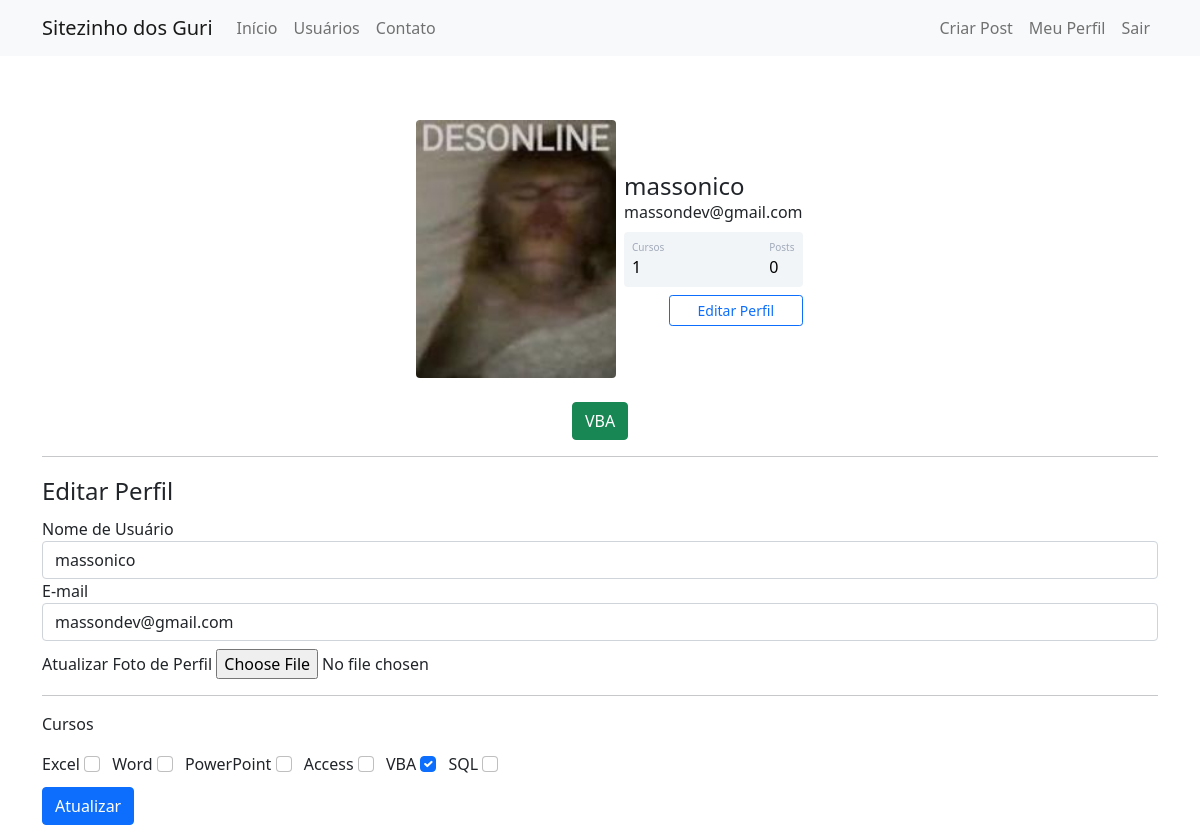
Page /perfil/editar (signed in) on the committed database.
### sitedosguri/models.py (models this page shows)
class User(database.Model, UserMixin):
    id = database.Column(database.Integer, primary_key=True)
    username = database.Column(database.String(20), unique=True, nullable=False)
    email = database.Column(database.String(120), unique=True, nullable=False)
    image_file = database.Column(database.String(20), nullable=False, default='default.jpg')
    password = database.Column(database.String(60), nullable=False)
    cursos = database.Column(database.String, nullable=False, default='Não Informado.')
    posts = database.relationship('Post', backref='author', lazy=True)

### sitedosguri/routes.py (the view)
@client.route('/perfil/editar', methods=['GET'])
@login_required
def edit_profile():
    error = request.args.get('error')
    if error:
        flash('Erro ao atualizar perfil', 'danger')
    form_edit_profile = FormEditProfile()
    form_edit_profile.username.data = current_user.username
    form_edit_profile.email.data = current_user.email
    if 'Excel' in current_user.cursos:
        form_edit_profile.curso_excel.data = True
    if 'Word' in current_user.cursos:
        form_edit_profile.curso_word.data = True
    if 'PowerPoint' in current_user.cursos:
        form_edit_profile.curso_powerpoint.data = True
    if 'Access' in current_user.cursos:
        form_edit_profile.curso_access.data = True
    if 'VBA' in current_user.cursos:
        form_edit_profile.curso_vba.data = True
    if 'SQL' in current_user.cursos:
        form_edit_profile.curso_sql.data = True
    profile_photo = url_for('static', filename=f'profile_photos/{current_user.image_file}')
    return render_template('editprofile.html', formEditProfile=form_edit_profile, profile_photo=profile_photo)

### sitedosguri/forms.py (shortened to what this page needs)
class FormEditProfile(FlaskForm):
    username = StringField('Nome de Usuário', validators=[DataRequired()])
    email = StringField('E-mail', validators=[DataRequired(), Email()])
    picture = FileField('Atualizar Foto de Perfil' ,validators=[FileAllowed(['jpg', 'png', 'jpeg'])])
    editProfilesubmit = SubmitField('Atualizar')
    curso_excel = BooleanField('Excel')
    curso_word = BooleanField('Word')
    curso_powerpoint = BooleanField('PowerPoint')
    curso_access = BooleanField('Access')
    curso_vba = BooleanField('VBA')
    curso_sql = BooleanField('SQL')

### sitedosguri/models.py (called while the page is built)
@login_manager.user_loader
def load_user(id_usuario):
    return User.query.get(int(id_usuario))

### sitedosguri/templates/editprofile.html (shortened to what this page needs)
{% extends 'perfil.html' %}
{% block formEditProfile %}
<div class="container">
        <hr>
        <div class="row">
            <div class="col">
                <form method="POST" action="{{ url_for('edit_profile_post') }}" enctype="multipart/form-data">
                    <legend>Editar Perfil</legend>
                    <fieldset>
                        <div class="form-group">
                            {{ formEditProfile.username.label(class="form-control-label") }}
                            {% if formEditProfile.username.errors %}
                            {{ formEditProfile.username(class="form-control is-invalid") }}
                                <div class="invalid-feedback">
                                    {% for error in formEditProfile.username.errors %}
                                        {{ error }}
                                    {% endfor %}
                                </div>
                            {% else %}
                                {{ formEditProfile.username(class="form-control") }}
                            {% endif %}
                        </div>
                        <div class="form-group">
                            {{ formEditProfile.email.label(class="form-control-label") }}
                            {% if formEditProfile.email.errors %}
                                {{ formEditProfile.email(class="form-control is-invalid") }}
                            <div class="invalid-feedback">
                                {% for error in formEditProfile.email.errors %}
                                    {{ error }}
                                {% endfor %}
                            </div>
                            {% else %}
                                {{ formEditProfile.email(class="form-control") }}
                            {% endif %}
                        </div>
                        <div class="form-group mt-2">
                            {{ formEditProfile.picture.label }}
                            {{ formEditProfile.picture(class="form-control-file") }}
                        </div>
                        <hr>
                        <p>Cursos</p>
                        {% for campo in formEditProfile %}
                            {% if 'curso_' in campo.name %}
                        <div class="form-group campos">
                            {{ campo.label(class="form-check-label")}}
                            {{ campo(class="form-check-input me-2")}}
                        </div>
                            {% endif %}
                        {% endfor %}
                    </fieldset>
                    {{ formEditProfile.editProfilesubmit(class="btn btn-primary mt-2") }}
                </form>
            </div>
        </div>
    </div>
{% endblock %}

### sitedosguri/templates/perfil.html
{% extends 'base.html' %}
{% block body %}
    <div class="container mt-5 d-flex justify-content-center">
        <div class="card p-3">
            <div class="d-flex align-items-center">
                <div class="image pe-2"> <img src="{{ profile_photo }}" class="rounded" width="200"> </div>
                <div class="ml-3 w-100">
                    <h4 class="mb-0 mt-0">{{ current_user.username }}</h4> <span>{{ current_user.email }}</span>
                    <div class="p-2 mt-2 bg-primary d-flex justify-content-between rounded text-white stats">
                        {% if 'Não Informado.' in current_user.cursos or current_user.cursos == '' %}
                          <div class="d-flex flex-column"> <span class="articles">Cursos</span> <span class="number1">0</span> </div>
                        {% else %}
                            <div class="d-flex flex-column"> <span class="articles">Cursos</span> <span class="number1">{{ current_user.cursos.count(';') + 1 }}</span> </div>
                        {% endif %}
                        <div class="d-flex flex-column"> <span class="rating">Posts</span> <span class="number3">0</span> </div>
                    </div>
                    <div class="button mt-2 d-flex flex-row align-items-center">
                        <a class="w-100" href="{{ url_for('edit_profile') }}">
                            <button class="btn btn-sm btn-outline-primary w-100">Editar Perfil</button>
                        </a>
                    </div>
                </div>
            </div>
        </div>
    </div>
    <div class="row justify-content-center">
        <div class="col col-4" style="text-align: center">
        {% if 'Não Informado' in current_user.cursos or current_user.cursos == '' %}
            <strong></strong><br>
        {% else %}
            {% for curso in current_user.cursos.split(';') %}
                <button type="button" class="btn btn-success mt-2">{{ curso }}</button>
            {% endfor %}
        {% endif %}
        </div>
    </div>
{% block formEditProfile %}
{% endblock %}
{% endblock %}

### sitedosguri/static/style.css (style rules this page uses)
.card { width: 400px; border: none; border-radius: 10px; background-color: #fff; }
.stats { background: #f2f5f8 !important; color: #000 !important; }
.articles { font-size:10px; color: #a1aab9; }
.number1 { font-weight:500; }
.rating { font-size:10px; color: #a1aab9; }
.number3 { font-weight:500; }
.campos { display: inline-block; margin-bottom: 3px; }
.button { margin-left: 45px; }

### rows in the picture
User: username "massonico", email "massondev@gmail.com", cursos "1", cursos "VBA"

### other values in the picture
{{ campo.label(class="form-check-label") }} "Excel" "Word" "PowerPoint" "Access" "VBA" "SQL"
